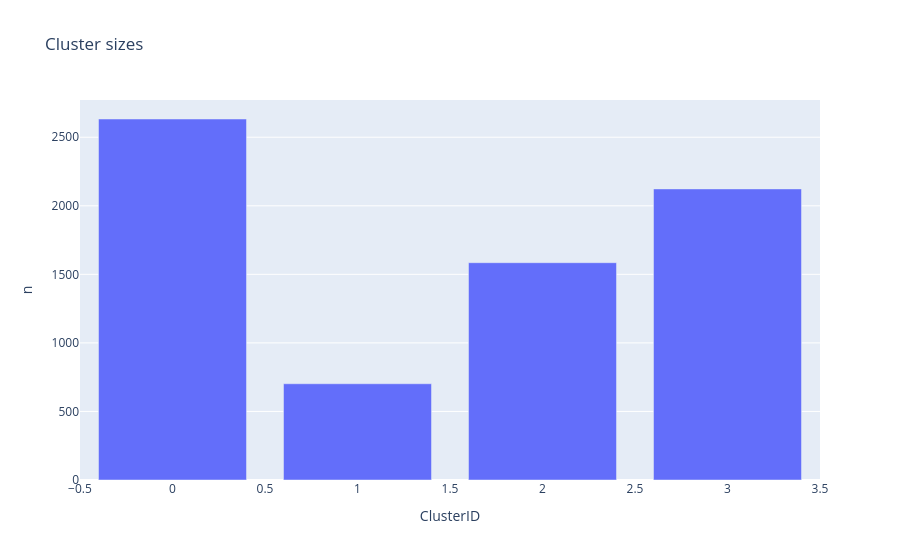
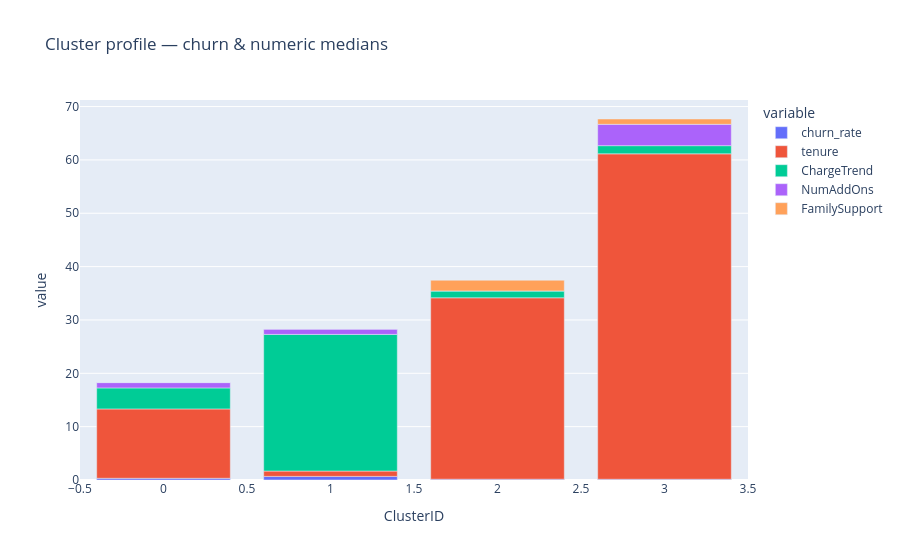
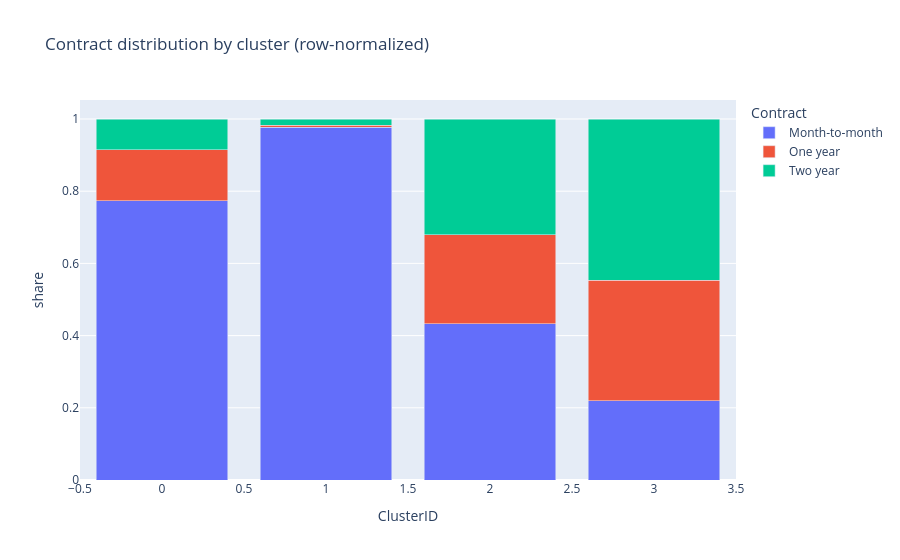

Notebook code cell kept with these figures, in order:
### Markdown cell above
## 4.3 Cluster Profiling

### Code cell
import pandas as pd, plotly.express as px

# sizes
sizes = df_model_v1.groupby("ClusterID").size().rename("n").reset_index()
px.bar(sizes, x="ClusterID", y="n", title="Cluster sizes").show()

# churn + numeric summaries
num_cols = ["tenure","ChargeTrend","NumAddOns","FamilySupport"]
prof_num = (df_model_v1
            .groupby("ClusterID")[["Churn"]+num_cols]
            .agg({"Churn":"mean", "tenure":"median", "ChargeTrend":"median",
                  "NumAddOns":"median","FamilySupport":"median"})
            .reset_index()
            .rename(columns={"Churn":"churn_rate"}))
px.bar(prof_num.melt("ClusterID"), x="ClusterID", y="value", color="variable",
       title="Cluster profile — churn & numeric medians").show()

for c in ["Contract", "InternetService", "PaymentMethod", "tenure_bin"]:
    # counts → row-normalized shares per cluster
    mix = (
        df_model_v1.groupby(["ClusterID", c]).size().unstack(fill_value=0)
        .pipe(lambda df: df.div(df.sum(axis=1), axis=0))               # row-normalize
        .reset_index()
        .melt("ClusterID", var_name=c, value_name="share")
    )
    px.bar(
        mix, x="ClusterID", y="share", color=c, barmode="stack",
        title=f"{c} distribution by cluster (row-normalized)"
    ).show()

### Figure 1 — Plotly figure (JSON) as saved in the notebook; plotly's stock layout.template omitted (floating-point values rounded to 4 significant figures)
{"data": [{"alignmentgroup": "True", "hovertemplate": "ClusterID=%{x}<br>n=%{y}<extra></extra>", "legendgroup": "", "marker": {"color": "#636efa", "pattern": {"shape": ""}}, "name": "", "offsetgroup": "", "orientation": "v", "showlegend": false, "textposition": "auto", "type": "bar", "x": [0, 1, 2, 3], "xaxis": "x", "y": [2633, 702, 1585, 2123], "yaxis": "y"}], "layout": {"autosize": true, "barmode": "relative", "legend": {"tracegroupgap": 0}, "title": {"text": "Cluster sizes"}, "xaxis": {"anchor": "y", "autorange": true, "domain": [0, 1], "range": [-0.5, 3.5], "title": {"text": "ClusterID"}, "type": "linear"}, "yaxis": {"anchor": "x", "autorange": true, "domain": [0, 1], "range": [0, 2772.0], "title": {"text": "n"}, "type": "linear"}}}

### Figure 2 — Plotly figure (JSON) as saved in the notebook; plotly's stock layout.template omitted (floating-point values rounded to 4 significant figures)
{"data": [{"alignmentgroup": "True", "hovertemplate": "variable=churn_rate<br>ClusterID=%{x}<br>value=%{y}<extra></extra>", "legendgroup": "churn_rate", "marker": {"color": "#636efa", "pattern": {"shape": ""}}, "name": "churn_rate", "offsetgroup": "churn_rate", "orientation": "v", "showlegend": true, "textposition": "auto", "type": "bar", "x": [0, 1, 2, 3], "xaxis": "x", "y": [0.3221, 0.6781, 0.1539, 0.1418], "yaxis": "y"}, {"alignmentgroup": "True", "hovertemplate": "variable=tenure<br>ClusterID=%{x}<br>value=%{y}<extra></extra>", "legendgroup": "tenure", "marker": {"color": "#EF553B", "pattern": {"shape": ""}}, "name": "tenure", "offsetgroup": "tenure", "orientation": "v", "showlegend": true, "textposition": "auto", "type": "bar", "x": [0, 1, 2, 3], "xaxis": "x", "y": [13, 1, 34, 61], "yaxis": "y"}, {"alignmentgroup": "True", "hovertemplate": "variable=ChargeTrend<br>ClusterID=%{x}<br>value=%{y}<extra></extra>", "legendgroup": "ChargeTrend", "marker": {"color": "#00cc96", "pattern": {"shape": ""}}, "name": "ChargeTrend", "offsetgroup": "ChargeTrend", "orientation": "v", "showlegend": true, "textposition": "auto", "type": "bar", "x": [0, 1, 2, 3], "xaxis": "x", "y": [3.94, 25.61, 1.293, 1.527], "yaxis": "y"}, {"alignmentgroup": "True", "hovertemplate": "variable=NumAddOns<br>ClusterID=%{x}<br>value=%{y}<extra></extra>", "legendgroup": "NumAddOns", "marker": {"color": "#ab63fa", "pattern": {"shape": ""}}, "name": "NumAddOns", "offsetgroup": "NumAddOns", "orientation": "v", "showlegend": true, "textposition": "auto", "type": "bar", "x": [0, 1, 2, 3], "xaxis": "x", "y": [1, 1, 0, 4], "yaxis": "y"}, {"alignmentgroup": "True", "hovertemplate": "variable=FamilySupport<br>ClusterID=%{x}<br>value=%{y}<extra></extra>", "legendgroup": "FamilySupport", "marker": {"color": "#FFA15A", "pattern": {"shape": ""}}, "name": "FamilySupport", "offsetgroup": "FamilySupport", "orientation": "v", "showlegend": true, "textposition": "auto", "type": "bar", "x": [0, 1, 2, 3], "xaxis": "x", "y": [0, 0, 2, 1], "yaxis": "y"}], "layout": {"autosize": true, "barmode": "relative", "legend": {"title": {"text": "variable"}, "tracegroupgap": 0}, "title": {"text": "Cluster profile — churn & numeric medians"}, "xaxis": {"anchor": "y", "autorange": true, "domain": [0, 1], "range": [-0.5, 3.5], "title": {"text": "ClusterID"}, "type": "linear"}, "yaxis": {"anchor": "x", "autorange": true, "domain": [0, 1], "range": [0, 71.23], "title": {"text": "value"}, "type": "linear"}}}

### Figure 3 — Plotly figure (JSON) as saved in the notebook; plotly's stock layout.template omitted (floating-point values rounded to 4 significant figures)
{"data": [{"alignmentgroup": "True", "hovertemplate": "Contract=Month-to-month<br>ClusterID=%{x}<br>share=%{y}<extra></extra>", "legendgroup": "Month-to-month", "marker": {"color": "#636efa", "pattern": {"shape": ""}}, "name": "Month-to-month", "offsetgroup": "Month-to-month", "orientation": "v", "showlegend": true, "textposition": "auto", "type": "bar", "x": [0, 1, 2, 3], "xaxis": "x", "y": [0.774, 0.9772, 0.4328, 0.219], "yaxis": "y"}, {"alignmentgroup": "True", "hovertemplate": "Contract=One year<br>ClusterID=%{x}<br>share=%{y}<extra></extra>", "legendgroup": "One year", "marker": {"color": "#EF553B", "pattern": {"shape": ""}}, "name": "One year", "offsetgroup": "One year", "orientation": "v", "showlegend": true, "textposition": "auto", "type": "bar", "x": [0, 1, 2, 3], "xaxis": "x", "y": [0.1401, 0.005698, 0.2467, 0.334], "yaxis": "y"}, {"alignmentgroup": "True", "hovertemplate": "Contract=Two year<br>ClusterID=%{x}<br>share=%{y}<extra></extra>", "legendgroup": "Two year", "marker": {"color": "#00cc96", "pattern": {"shape": ""}}, "name": "Two year", "offsetgroup": "Two year", "orientation": "v", "showlegend": true, "textposition": "auto", "type": "bar", "x": [0, 1, 2, 3], "xaxis": "x", "y": [0.08583, 0.01709, 0.3205, 0.447], "yaxis": "y"}], "layout": {"autosize": true, "barmode": "stack", "legend": {"title": {"text": "Contract"}, "tracegroupgap": 0}, "title": {"text": "Contract distribution by cluster (row-normalized)"}, "xaxis": {"anchor": "y", "autorange": true, "domain": [0, 1], "range": [-0.5, 3.5], "title": {"text": "ClusterID"}, "type": "linear"}, "yaxis": {"anchor": "x", "autorange": true, "domain": [0, 1], "range": [0, 1.053], "title": {"text": "share"}, "type": "linear"}}}
